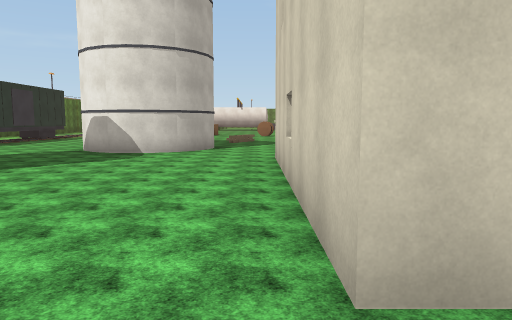
view 1 (above)

24 first-person views from a walk through a 3-D level made in the Unity game engine. The camera is 1.5 m above the floor, tilts 6° down and sees 70° across. The floor is counted in squares, 2 m on a side. Each view is taken from the middle of a square. On the plan, view 1 faces up. The plan holds only what a view shows up to about 11 squares ahead; the rest is blank. The place goes on beyond the plan. The player character is not drawn. Surface patterns are stand-ins for the level's own textures.

view 2
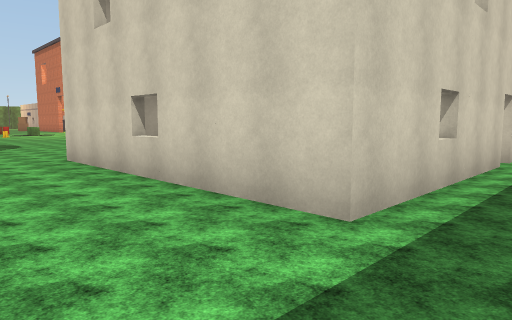

view 3
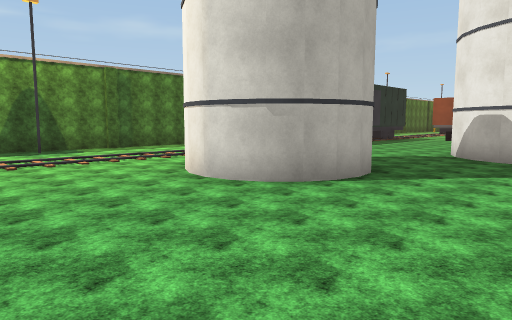

view 4
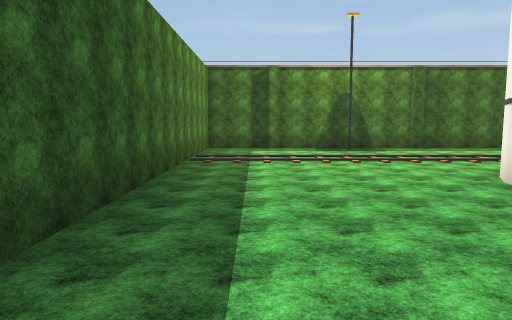

view 5
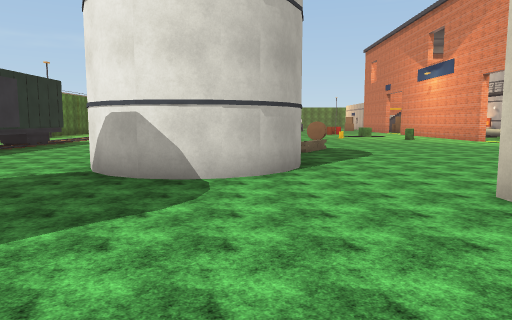

view 6
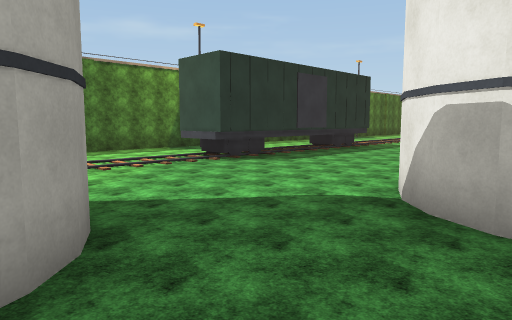

view 7
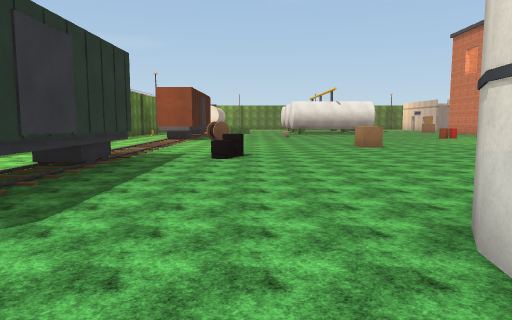

view 8
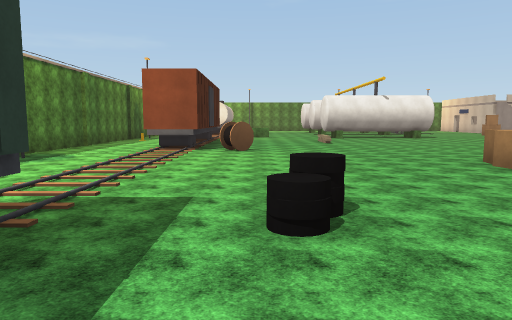

view 9
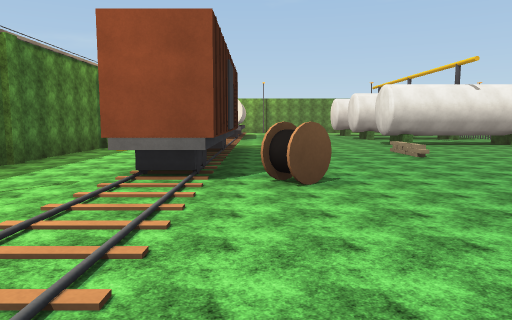

view 10
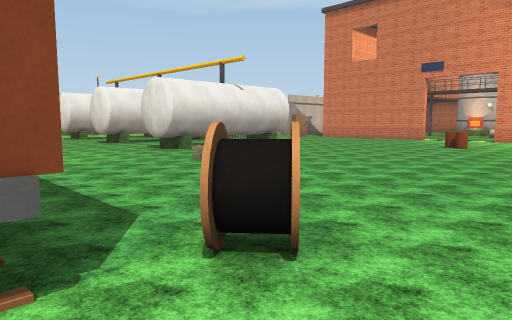

view 11
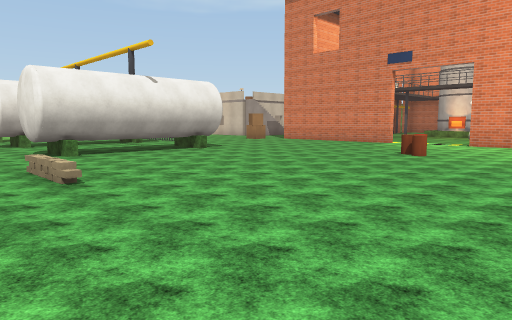

view 12
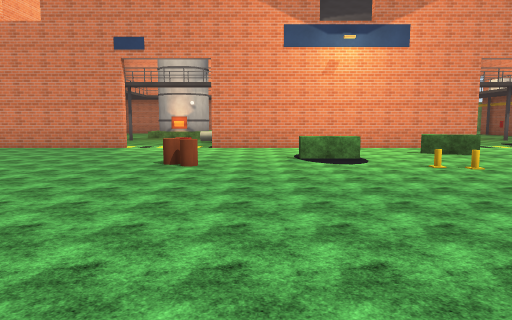

view 13
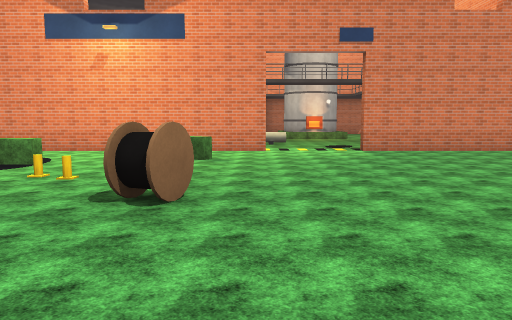

view 14
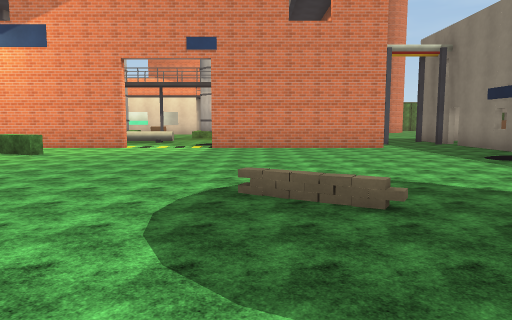

view 15
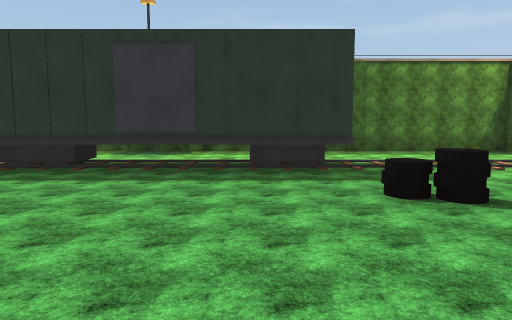

view 16
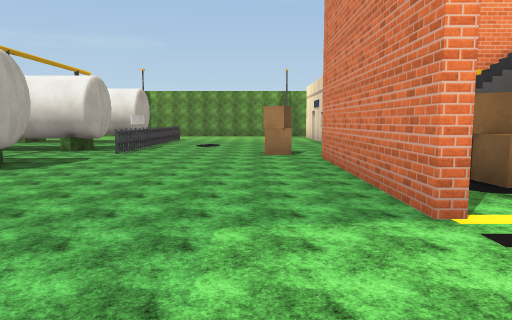

view 17
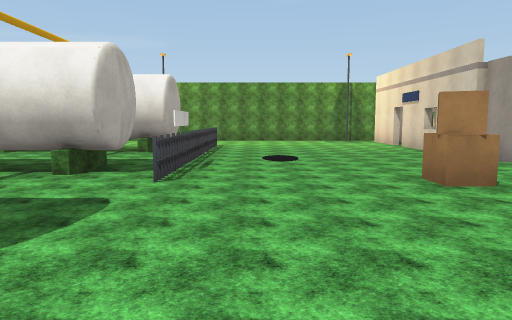

view 18
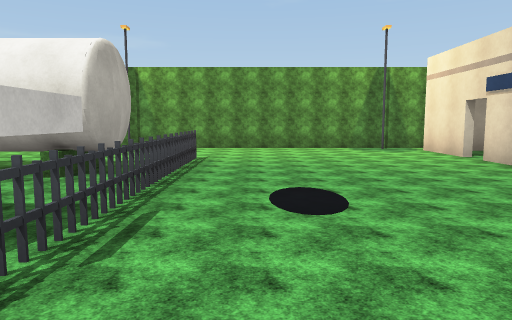

view 19
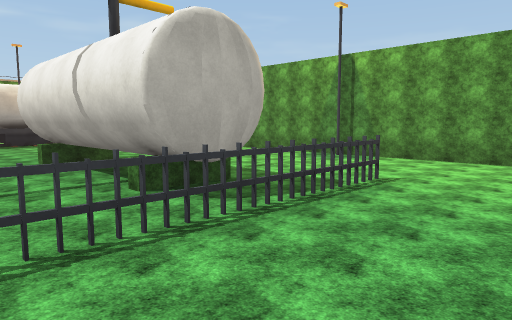

view 20
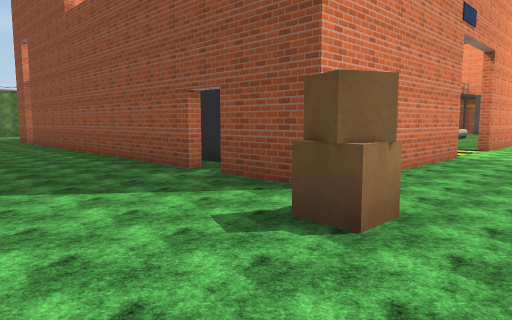

view 21
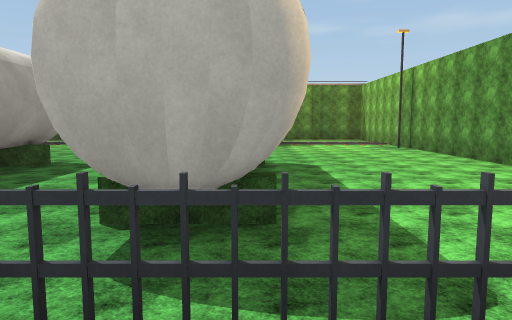

view 22
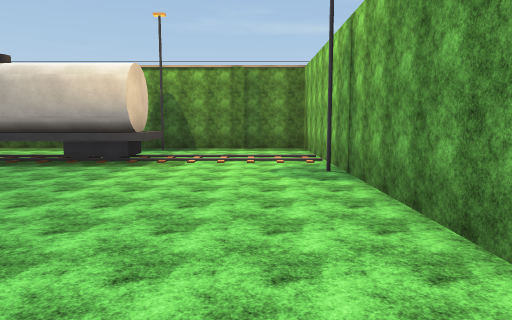

view 23
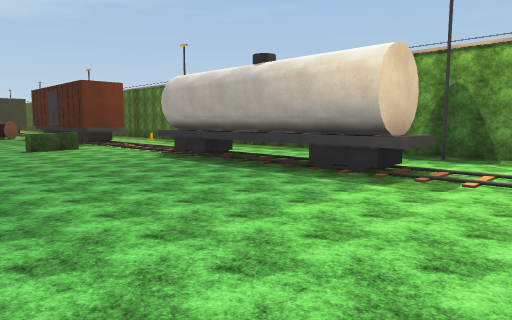

view 24
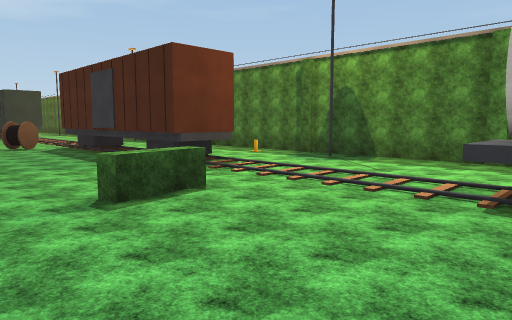

### Floor plan
Key: @ floor where view 1 was taken; # wall or solid block; x gap in a wall; . floor; / step, stairs or slope; = window, fence, low wall or low ledge; ^ raised ledge; T thing the floor can be seen under or through; O other object.
Columns run from 13 left of view 1 to 16 right of it. Each row starts with its distance up from view 1.
 44 #####################
 43 #...................###
 42 #....................#.
 41 #....................x
 40 #...^..........=.....x
 39 #...T.... #  ##=.....#
 38     T....######......#
 37  ...T..........=.....#
 36  ...T..........T...../
 35  ...#.....#TTTT...........
 34 #...^.....# TTT....O..........
 33 #...................#xx######.
 32 #...................#..
 31 #.........TTT#......####
 30 #...................#O
 29 #.O##...............#O
 28 #.. #...............#
 27 #.. #................
 26 #.. #................
 25 #..##..........OO...#
 24 #..##OO.............#
 23 #.../OO.............#
 22 ##../...............#
 21 #.../......  ..O....#
 20 #.../.....O.......=.#
 19 #.../........OO..==.#
 18 #.../...............#
 17 #.../.OO..............
 16   . T.................
 15  ..TT...............#.
 14  .. T...............#
 13 ##. T...............#
 12 #..TT....#  ........#
 11 #..TT....###........#
 10 #.../....###.........
  9 #.../....###.........
  8 #.  /.........##  ###
  7 #..   .#......##   #
  6 #.../  ##.....#
  5 #.../.###.....#
  4 #.../.........#
  3 #.../.........#
  2 #.../.........####xx
  1 #.../...............
  0 #.../........@.
 -1 ##########

Where each view was taken, in squares from view 1:
view 1: 0 up, 0 right, facing up
view 2: 0 up, 2 left, facing up-right
view 3: 1 up, 2 left, facing up-left
view 4: 1 up, 2 left, facing left
view 5: 4 up, 2 left, facing up
view 6: 6 up, 3 left, facing up-left
view 7: 9 up, 6 left, facing up
view 8: 14 up, 7 left, facing up
view 9: 19 up, 8 left, facing up
view 10: 22 up, 9 left, facing up-right
view 11: 22 up, 6 left, facing up-right
view 12: 24 up, 4 left, facing right
view 13: 18 up, 3 left, facing right
view 14: 14 up, 4 left, facing right
view 15: 15 up, 3 left, facing left
view 16: 25 up, 5 right, facing up
view 17: 29 up, 3 right, facing up
view 18: 33 up, 3 right, facing up
view 19: 36 up, 4 right, facing up-left
view 20: 36 up, 4 right, facing down-right
view 21: 39 up, 3 right, facing left
view 22: 42 up, 2 left, facing left
view 23: 42 up, 4 left, facing down-left
view 24: 35 up, 5 left, facing down-left
